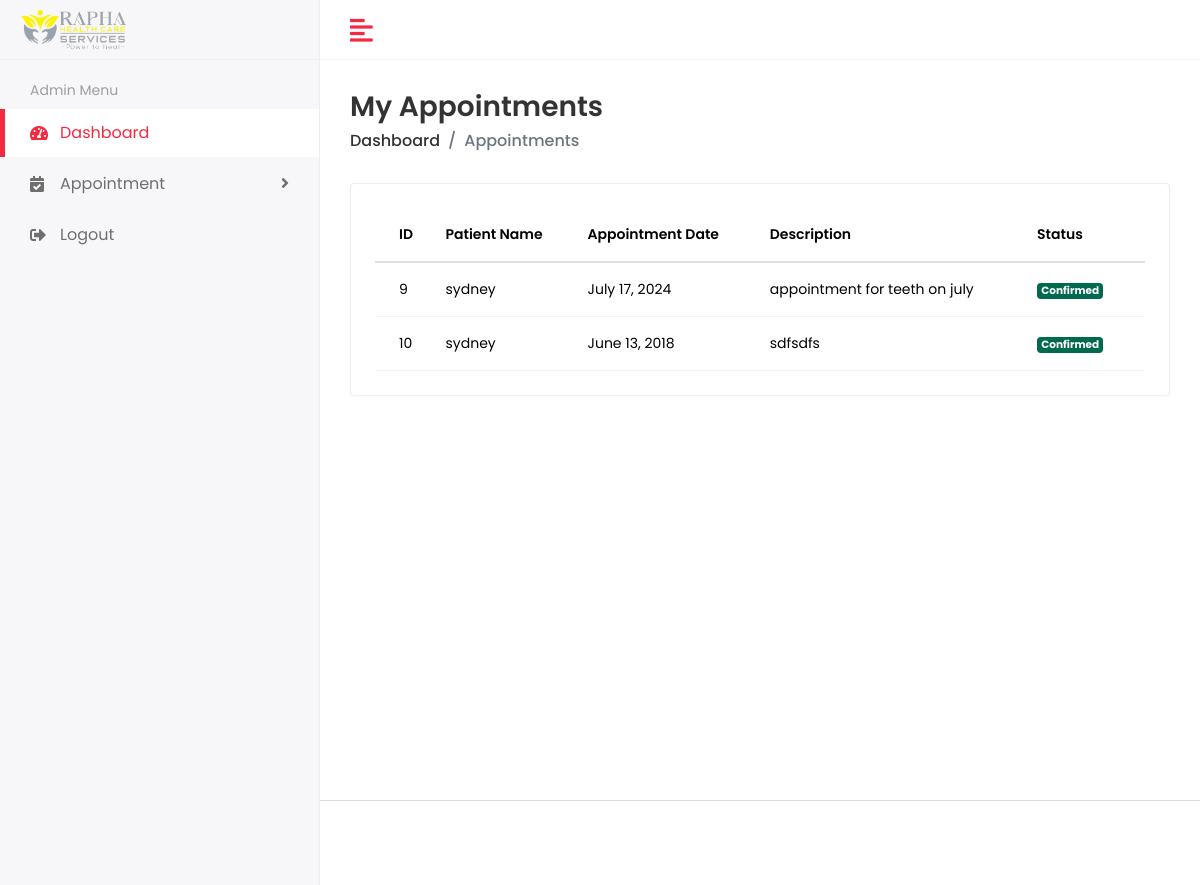
The page /doctor/view/appointment/ (signed in) on the database its author committed.
### app/models.py (models this page shows)
class Appointment(models.Model):
    patientId = models.ForeignKey(Patient, on_delete=models.CASCADE, null=True, default="")
    doctorId = models.ForeignKey(Doctor, on_delete=models.CASCADE, null=True, default="")
    patientName = models.CharField(max_length=40, null=True)
    doctorName = models.CharField(max_length=40, null=True)
    appointmentDate = models.DateField(null=True)
    description = models.TextField(max_length=500)
    status = models.BooleanField(default=False)
    clinic = models.ForeignKey(Clinic, on_delete=models.CASCADE, null=True)
    created_at = models.DateTimeField(auto_now_add=True)

### rapha2/DOCTOR_views.py (the view)
# urls.py: path('doctor/view/appointment/', DOCTOR_views.doctor_view_appointment_view, name='doctor_view_appointment'),
@login_required(login_url='/login/')
def doctor_view_appointment_view(request):
    doctor = Doctor.objects.get(user_id=request.user.id)  # Get the logged-in doctor
    appointments = Appointment.objects.filter(doctorId=doctor, status=True)
    context = {
        'appointments': appointments,
        'doctor': doctor,
    }
    return render(request, 'doctor/doctor_view_appointment.html', context)

### templates/doctor/doctor_view_appointment.html (shortened to what this page needs)
{% extends "base.html" %}
{% load static %}
{% block content %}
{% include "include/doctor/sidebar.html" %}
<div class="page-wrapper">
    <div class="content container-fluid">
        <div class="page-header">
            <div class="row align-items-center">
                <div class="col">
                    <h3 class="page-title">My Appointments</h3>
                    <ul class="breadcrumb">
                        <li class="breadcrumb-item"><a href="{% url 'doctor_dashboard' %}">Dashboard</a></li>
                        <li class="breadcrumb-item active">Appointments</li>
                    </ul>
                </div>
            </div>
        </div>
        <div class="row">
            <div class="col-sm-12">
                <div class="card card-table">
                    <div class="card-body" style="font-size: 14px;">
                       <div class="table-responsive">
                          <table id="table_id" class="table table-hover table-center mb-0">
                                <thead>
                                    <tr>
                                        <th>ID</th>
                                        <th>Patient Name</th>
                                        <th>Appointment Date</th>
                                        <th>Description</th>
                                        <th>Status</th>
                                    </tr>
                                </thead>
                                <tbody>
                                    {% for appointment in appointments %}
                                        <tr>
                                            <td>{{ appointment.id }}</td>
                                            <td>{{ appointment.patientName }}</td>
                                            <td>{{ appointment.appointmentDate }}</td>
                                            <td>{{ appointment.description }}</td>
                                            <td>
                                                {% if appointment.status %}
                                                    <span class="badge badge-success">Confirmed</span>
                                                {% else %}
                                                    <span class="badge badge-warning">Pending</span>
                                                {% endif %}
                                            </td>
                                        </tr>
                                    {% endfor %}
                                </tbody>
                            </table>
                        </div>
                    </div>
                </div>
            </div>
        </div>
    </div>
</div>
{% endblock content %}

### static/assets/css/style.css (style rules this page uses)
html { height: 100%; }
body { background-color: #fff; color: #333; font-family: 'Poppins', sans-serif; font-size: 1rem; height: 100%; line-height: 1.5; overflow-x: hidden; }
h1, h2, h3, h4, h5, h6 { font-family: 'Poppins', sans-serif; margin-top: 0; }
a { text-decoration: none; }
a { color: #009ce7; }
input, button, a { transition: all 0.4s ease; -moz-transition: all 0.4s ease; -o-transition: all 0.4s ease; -ms-transition: all 0.4s ease; -webkit-transition: all 0.4s ease; }
ul, ol { padding: 0px; list-style: none; }
.table { color: #333; max-width: 100%; margin-bottom: 0; width: 100%; }
.table thead tr th { font-weight: 600; }
.table tbody tr { border-bottom: 1px solid rgba(0, 0, 0, 0.05); }
.table.table-center td, .table.table-center th { vertical-align: middle; }
.card-table .card-body .table > thead > tr > th { border-top: 0; }
.card-table .card-body .table tr td:first-child, .card-table .card-body .table tr th:first-child { padding-left: 1.5rem; }
.card-table .card-body .table tr td:last-child, .card-table .card-body .table tr th:last-child { padding-right: 1.5rem; }
.card-table .table td, .card-table .table th { border-top: 1px solid #e2e5e8; padding: 1rem 0.75rem; white-space: nowrap; }
.bg-success, .badge-success { background-color: #006a4e !important; }
.card { border: 1px solid #ececf5; box-shadow: 0 1px 3px 0 rgba(0, 0, 0, 0.03); margin-bottom: 1.875rem; }
.card-body { padding: 1.5rem; }
.page-wrapper { margin-left: 320px; padding-top: 60px; position: relative; transition: all 0.4s ease; }
.page-wrapper > .content { padding: 1.875rem 1.875rem 0; }
.page-header { margin-bottom: 1.875rem; }
.page-header .breadcrumb { background-color: transparent; color: #6c757d; font-size: 1rem; font-weight: 500; margin-bottom: 0; padding: 0; }
.page-header .breadcrumb a { color: #333; }
.page-title { font-size: 28px; font-weight: 600; color: #333; margin-bottom: 5px; }

### rows shown on the page
Appointment: id "9", patientName "sydney", appointmentDate "July 17, 2024", description "appointment for teeth on july", status "Confirmed"
Appointment: id "10", patientName "sydney", appointmentDate "June 13, 2018", description "sdfsdfs", status "Confirmed"
